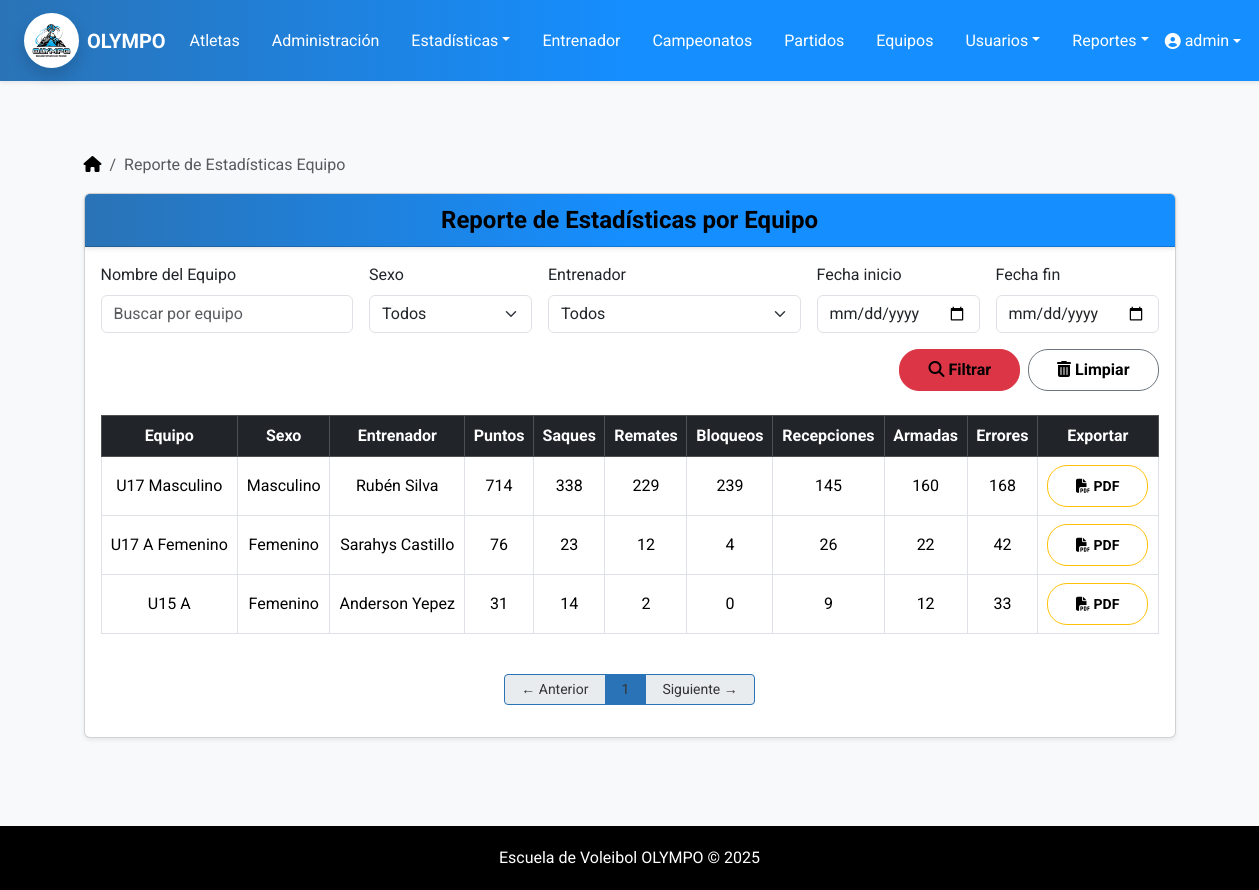
The app's page /atletas/reportes/estadisticas/equipos/ (signed in) with its own data.
### atletas/models.py (models this page shows, shortened)
class Equipo(models.Model):
    SEXO_CHOICES = [
        ('masculino', 'Masculino'),
        ('femenino', 'Femenino'),
        ('mixto', 'Mixto'),
    ]
    nombre = models.CharField(max_length=100)
    entrenador = models.ForeignKey(Entrenador, on_delete=models.CASCADE)
    atletas = models.ManyToManyField(Atleta)
    categoria = models.CharField(max_length=50)
    sexo_equipo = models.CharField(max_length=10, choices=SEXO_CHOICES, null=True, blank=True)
    edad_tope = models.PositiveIntegerField(null=True, blank=True)

class Entrenador(models.Model):
    user = models.OneToOneField(User, on_delete=models.CASCADE, null=True, blank=True)  # <— NUEVO
    nombre = models.CharField(max_length=100)
    apellido = models.CharField(max_length=100)
    cedula = models.CharField(max_length=20, unique=True)
    fecha_nacimiento = models.DateField()
    telefono = models.CharField(max_length=20)
    def __str__(self):
        return f"{self.nombre} {self.apellido}"

### atletas/views.py (the view, shortened to what this page needs)
# urls.py: path("reportes/estadisticas/equipos/", views.reporte_estadisticas_equipo, name="reporte_estadisticas_equipo"),
@user_passes_test(lambda u: es_admin(u) or es_entrenador(u))
def reporte_estadisticas_equipo(request):
    equipo_param = request.GET.get('equipo', '').strip()        # puede ser id o nombre
    sexo_param = request.GET.get('sexo', '').strip()
    entrenador_text = request.GET.get('entrenador', '').strip() # fallback si dejas input de texto
    entrenador_id = request.GET.get('entrenador_id', '').strip()# nuevo select
    fecha_inicio = request.GET.get('fecha_inicio', '').strip()
    fecha_fin = request.GET.get('fecha_fin', '').strip()
    fecha_inicio_obj = parse_fecha(fecha_inicio)
    fecha_fin_obj = parse_fecha(fecha_fin)
    equipos = Equipo.objects.all()
    if equipo_param:
        if equipo_param.isdigit():
            equipos = equipos.filter(id=int(equipo_param))
        else:
            equipos = equipos.filter(nombre__icontains=equipo_param)
    sexo_normalizado = ''
    if sexo_normalizado:
        equipos = equipos.filter(sexo_equipo=sexo_normalizado)
    if entrenador_id and entrenador_id.isdigit():
        equipos = equipos.filter(entrenador__id=int(entrenador_id))
    elif entrenador_text:
        equipos = equipos.filter(
            Q(entrenador__nombre__icontains=entrenador_text) |
            Q(entrenador__apellido__icontains=entrenador_text)
        )
    equipos_con_estadisticas = []
    for equipo in equipos:
        atletas = equipo.atletas.all()
        partidos_del_equipo = Partido.objects.filter(equipo_local=equipo)
        if fecha_inicio_obj:
            partidos_del_equipo = partidos_del_equipo.filter(fecha__gte=fecha_inicio_obj)
        if fecha_fin_obj:
            partidos_del_equipo = partidos_del_equipo.filter(fecha__lte=fecha_fin_obj)
        estadisticas = Estadistica.objects.filter(
            atleta__in=atletas,
            partido__in=partidos_del_equipo  # dejo tu campo tal cual para no romper
        )
        totales = estadisticas.aggregate(
            puntos=Sum('puntos'),
            saques=Sum('saques'),
            remates=Sum('remates'),
            bloqueos=Sum('bloqueos'),
            armadas=Sum('armadas'),
            recepciones=Sum('recepciones'),
            errores=Sum('errores'),
        )
        if estadisticas.exists():
            equipos_con_estadisticas.append({
                'equipo': equipo,
                'totales': {k: (v or 0) for k, v in totales.items()},
            })
    paginator = Paginator(equipos_con_estadisticas, 10)
    page_obj = paginator.get_page(request.GET.get("page"))
    context = {
        'page_obj': page_obj,
        'todos_equipos': Equipo.objects.all(),
        'entrenadores': Entrenador.objects.all().order_by('nombre', 'apellido'),
        'equipo': equipo_param,
        'sexo': sexo_normalizado or sexo_param,  # mantiene selección en el form
        'entrenador': entrenador_text,
        'entrenador_id': entrenador_id,
        'fecha_inicio': fecha_inicio,
        'fecha_fin': fecha_fin,
    }
    return render(request, 'reportes/reporte_estadisticas_equipo.html', context)

### atletas/context_processors.py (called while the page is built)
def role_flags(request):
    u = request.user
    atleta_id = None
    if u.is_authenticated and es_atleta(u):  # ✅ propiedad
        if hasattr(u, "atleta"):
            atleta_id = u.atleta.id
    return {
        "is_admin": es_admin(u),
        "is_trainer": es_entrenador(u),
        "is_athlete": es_atleta(u),
        "atleta_id": atleta_id,
    }

### atletas/utils/roles.py (called while the page is built)
def es_admin(user):
    return user.is_authenticated and (user.is_superuser or user.groups.filter(name='Administrador').exists())

def es_entrenador(user):
    return user.is_authenticated and (
        user.groups.filter(name='Entrenador').exists() or hasattr(user, 'entrenador')
    )

def es_atleta(user):
    return user.is_authenticated and hasattr(user, 'atleta')  # por la OneToOne

### atletas/views.py (called while the page is built, shortened)
def parse_fecha(fecha_str):
    if not fecha_str:  # ✅ Maneja None y cadenas vacías
        return None

### templates/reportes/reporte_estadisticas_equipo.html (shortened to what this page needs)
{% extends 'base.html' %}
{% load static %}
{% block content %}
<div class="container mt-4">
  <nav aria-label="breadcrumb">
    <ol class="breadcrumb">
      <li class="breadcrumb-item">
        <a class="link-body-emphasis" href="{% url 'menu_principal' %}">
          <i class="fa-solid fa-house"></i>
        </a>
      </li>
      <li class="breadcrumb-item active" aria-current="page">Reporte de Estadísticas Equipo</li>
    </ol>
  </nav>
  <div class="card shadow-sm rounded">
    <div class="card-header bg-dark text-white text-center fw-bold fs-4">
      Reporte de Estadísticas por Equipo
    </div>
    <div class="card-body">
      <form method="get" class="row g-3 mb-4 align-items-end">
        <div class="col-md-3">
          <label for="equipo" class="form-label">Nombre del Equipo</label>
          <input type="text" id="equipo" name="equipo" class="form-control" placeholder="Buscar por equipo" value="{{ equipo }}">
        </div>
        <div class="col-md-2">
          <label for="sexo" class="form-label">Sexo</label>
          <select id="sexo" name="sexo" class="form-select">
            <option value="">Todos</option>
          </select>
        </div>
        <div class="col-md-3">
          <label for="entrenador_id" class="form-label">Entrenador</label>
          <select id="entrenador_id" name="entrenador_id" class="form-select">
            <option value="">Todos</option>
          </select>
        </div>
        <div class="col-md-2">
          <label for="fecha_inicio" class="form-label">Fecha inicio</label>
          <input type="date" id="fecha_inicio" name="fecha_inicio" class="form-control" value="{{ fecha_inicio }}">
        </div>
        <div class="col-md-2">
          <label for="fecha_fin" class="form-label">Fecha fin</label>
          <input type="date" id="fecha_fin" name="fecha_fin" class="form-control" value="{{ fecha_fin }}">
        </div>
        <div class="col-12 d-flex justify-content-end gap-2">
          <button type="submit" class="btn btn-danger"><i class="fas fa-search"></i> Filtrar</button>
          <a href="{% url 'reporte_estadisticas_equipo' %}" class="btn btn-outline-secondary"> <i class="fas fa-trash-alt"></i> Limpiar</a>
        </div>
      </form>
      {% if page_obj and page_obj.object_list %}
      <div class="table-responsive">
        <table class="table table-bordered table-hover align-middle text-center">
          <thead class="table-dark">
            <tr>
              <th>Equipo</th>
              <th>Sexo</th>
              <th>Entrenador</th>
              <th>Puntos</th>
              <th>Saques</th>
              <th>Remates</th>
              <th>Bloqueos</th>
              <th>Recepciones</th>
              <th>Armadas</th>
              <th>Errores</th>
              <th>Exportar</th>
            </tr>
          </thead>
          <tbody>
            {% for item in page_obj %}
            <tr>
              <td>{{ item.equipo.nombre }}</td>
              <td>{{ item.equipo.get_sexo_equipo_display }}</td>
              <td>{{ item.equipo.entrenador }}</td>
              <td>{{ item.totales.puntos }}</td>
              <td>{{ item.totales.saques }}</td>
              <td>{{ item.totales.remates }}</td>
              <td>{{ item.totales.bloqueos }}</td>
              <td>{{ item.totales.recepciones }}</td>
              <td>{{ item.totales.armadas }}</td>
              <td>{{ item.totales.errores }}</td>
              <td>
                <a href="{% url 'exportar_estadisticas_equipo_pdf' item.equipo.id %}?fecha_inicio={{ fecha_inicio }}&fecha_fin={{ fecha_fin }}"
                  class="btn btn-outline-warning btn-sm">
                  <i class="fa-solid fa-file-pdf"></i> PDF
                </a>
              </td>
            </tr>
            {% endfor %}
          </tbody>
        </table>
      </div>
      {% with request.GET.urlencode as query_params %}
        {% with query_params|cut:'page='|cut:'&page=' as base_query %}
          <div class="d-flex justify-content-center mt-4">
            <nav>
              <ul class="pagination pagination-sm">
                {% if page_obj.has_previous %}
                  <li class="page-item">
                    <a class="page-link px-3 py-1" href="?{% if base_query %}{{ base_query }}&{% endif %}page={{ page_obj.previous_page_number }}">← Anterior</a>
                  </li>
                {% else %}
                  <li class="page-item disabled">
                    <span class="page-link px-3 py-1">← Anterior</span>
                  </li>
                {% endif %}
                {% for num in page_obj.paginator.page_range %}
                  {% if page_obj.number == num %}
                    <li class="page-item active">
                      <span class="page-link px-3 py-1">{{ num }}</span>
                    </li>
                  {% else %}
                    <li class="page-item">
                      <a class="page-link px-3 py-1" href="?{% if base_query %}{{ base_query }}&{% endif %}page={{ num }}">{{ num }}</a>
                    </li>
                  {% endif %}
                {% endfor %}
                {% if page_obj.has_next %}
                  <li class="page-item">
                    <a class="page-link px-3 py-1" href="?{% if base_query %}{{ base_query }}&{% endif %}page={{ page_obj.next_page_number }}">Siguiente →</a>
                  </li>
                {% else %}
                  <li class="page-item disabled">
                    <span class="page-link px-3 py-1">Siguiente →</span>
                  </li>
                {% endif %}
              </ul>
            </nav>
          </div>
        {% endwith %}
      {% endwith %}
      {% else %}
        <p class="text-center text-muted">No hay equipos con estadísticas registradas.</p>
      {% endif %}
    </div>
  </div>
</div>
{% endblock %}

### templates/base.html (shortened to what this page needs)
<!DOCTYPE html>
{% load static %}
<html lang="es">
<head>
    <link href="https://cdn.jsdelivr.net/npm/bootstrap@5.3.3/dist/css/bootstrap.min.css" rel="stylesheet">
    <link rel="stylesheet" href="https://cdnjs.cloudflare.com/ajax/libs/font-awesome/6.5.0/css/all.min.css">
    <link rel="stylesheet" href="{% static 'css/estilos.css' %}">
</head>
<body>
    <nav class="navbar navbar-expand-lg bg-escovol navbar-dark shadow-sm">
        <div class="container-fluid px-4">
            <a class="navbar-brand d-flex align-items-center">
                <img src="{% static 'img/logo-olympo.jpeg' %}" alt="Logo Olympo" width="55" height="55" class="me-2 rounded-circle shadow">
                <span class="fw-bold text-white">OLYMPO</span>
            </a>
            <div class="collapse navbar-collapse justify-content-between" id="navbarMenu">
                <ul class="navbar-nav mx-auto gap-3">
                    {% if is_admin or is_trainer %}
                        <li class="nav-item"><a class="nav-link text-white" href="{% url 'lista_atletas' %}">Atletas</a></li>
                        <li class="nav-item"><a class="nav-link text-white" href="{% url 'administracion' %}">Administración</a></li>
                        <li class="nav-item dropdown">
                            <a class="nav-link dropdown-toggle text-white" href="#" data-bs-toggle="dropdown">Estadísticas</a>
                        </li>
                        <li class="nav-item"><a class="nav-link text-white" href="{% url 'lista_entrenadores' %}">Entrenador</a></li>
                        <li class="nav-item"><a class="nav-link text-white" href="{% url 'lista_campeonatos' %}">Campeonatos</a></li>
                        <li class="nav-item"><a class="nav-link text-white" href="{% url 'lista_partidos' %}">Partidos</a></li>
                        <li class="nav-item"><a class="nav-link text-white" href="{% url 'listar_equipos' %}">Equipos</a></li>
                        {% if is_admin %}
                            <li class="nav-item dropdown">
                                <a class="nav-link dropdown-toggle text-white" href="#" data-bs-toggle="dropdown">Usuarios</a>
                            </li>
                        {% endif %}
                        <li class="nav-item dropdown">
                            <a class="nav-link dropdown-toggle text-white" href="#" data-bs-toggle="dropdown">Reportes</a>
                        </li>
                    {% endif %}
                </ul>
                <ul class="navbar-nav">
                    {% if user.is_authenticated %}
                        <li class="nav-item dropdown">
                            <a class="nav-link dropdown-toggle d-flex align-items-center text-white" href="#" role="button" data-bs-toggle="dropdown">
                                <i class="fa-solid fa-user-circle me-1"></i>
                                {{ user.get_full_name|default:user.username }}
                            </a>
                        </li>
                    {% else %}
                        <li class="nav-item">
                            <a class="nav-link text-white fw-semibold" href="{% url 'login' %}">
                                <i class="fas fa-sign-in-alt me-1"></i> Iniciar sesión
                            </a>
                        </li>
                    {% endif %}
                </ul>
            </div>
        </div>
    </nav>
    <main class="container py-5">
        {% block content %}{% endblock %}
    </main>
    <footer>
        Escuela de Voleibol OLYMPO © {{ year|default:2025 }}
    </footer>
</body>
</html>

### static/css/estilos.css (style rules this page uses)
.card-header { background: linear-gradient(to right, #1A4B7D, #2A73B6, #5C9DCC); color: #f8f4f4 !important; box-shadow: 0 2px 4px rgba(0, 0, 0, 0.1); }
.btn-success, .btn-danger, .btn-warning, .btn-secondary, .btn-info, .btn-primary, .btn { padding: 8px 28px; border-radius: 20px; line-height: 24px; font-weight: bold; color: black; }
.pagination .page-link { color: #343434; }
.pagination .page-item.active .page-link { background-color: #2A73B6; border-color: #2A73B6; }
.pagination .page-item .page-link { border-color: #2A73B6; }

### templates/base.html (style rules this page uses)
html, body { height: 100%; margin: 0; display: flex; flex-direction: column; }
main { flex: 1; }
body { font-family: 'Roboto', sans-serif; background-color: #f8f9fa; color: #212529; }
.navbar-brand { font-weight: bold; color: #070303 !important; }
.bg-escovol { background: linear-gradient(to right, #2A73B6, #158EFF, #158EFF); }
footer { margin-top: 40px; padding: 20px 0; background-color: #000000; color: white; text-align: center; }
.card-header { background: linear-gradient(to right, #2A73B6, #158EFF, #158EFF); color: #000000 !important; box-shadow: 0 2px 4px rgba(0, 0, 0, 0.1); }
.pagination .page-link { color: #343434; }
.pagination .page-item.active .page-link { background-color: #2A73B6; border-color: #2A73B6; }
.pagination .page-item .page-link { border-color: #2A73B6; }

### records on screen
Equipo: equipo.nombre "U17 Masculino", equipo.sexo_equipo "Masculino", equipo.entrenador "Rubén Silva", totales.puntos "714", totales.saques "338", totales.remates "229", totales.bloqueos "239", totales.recepciones "145", totales.armadas "160", totales.errores "168"
Equipo: equipo.nombre "U17 A Femenino", equipo.sexo_equipo "Femenino", equipo.entrenador "Sarahys Castillo", totales.puntos "76", totales.saques "23", totales.remates "12", totales.bloqueos "4", totales.recepciones "26", totales.armadas "22", totales.errores "42"
Equipo: equipo.nombre "U15 A", equipo.sexo_equipo "Femenino", equipo.entrenador "Anderson Yepez", totales.puntos "31", totales.saques "14", totales.remates "2", totales.bloqueos "0", totales.recepciones "9", totales.armadas "12", totales.errores "33"

### other values on screen
{{ user.get_full_name|default:user.username }} "admin"
{{ num }} "1"
{{ year|default:2025 }} "2025"
